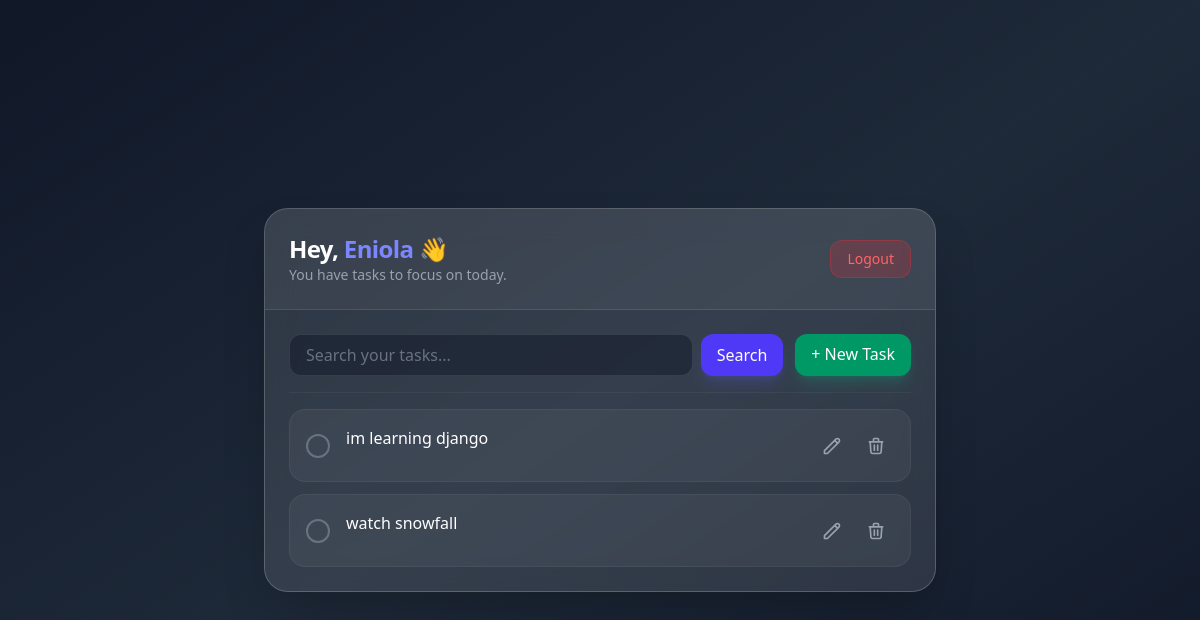
The page / (signed in) on the database its author committed.
### core/models.py (models this page shows, shortened)
class Task(models.Model):
    user = models.ForeignKey(User,  on_delete=models.CASCADE)
    title = models.CharField(null=True, max_length=200)
    description = models.TextField(null=True, blank=True)
    complete = models.BooleanField(default=False)
    created = models.DateTimeField(auto_now_add=True)

### core/views.py (the view)
# urls.py: path('', TaskList.as_view(), name='tasks'),
@method_decorator(never_cache, name='dispatch')
class TaskList(LoginRequiredMixin, ListView):
    model = Task
    context_object_name = 'tasks'
    def get_queryset(self):
        queryset = Task.objects.filter(user=self.request.user)
        search_input = self.request.GET.get('search-area') or ''
        if search_input:
            queryset = queryset.filter(title__startswith=search_input)
        return queryset
    def get_context_data(self, **kwargs):
        context = super().get_context_data(**kwargs)
        context['count'] = context['tasks'].filter(complete=False).count()
        context['search_input'] = self.request.GET.get('search-area') or ''
        return context

### core/templates/core/task_list.html (shortened to what this page needs)
{% extends 'base.html' %}
{% load static %}
{% block main %}
<div class="w-full max-w-2xl mx-auto my-10 bg-white/10 backdrop-blur-lg rounded-3xl border border-white/20 shadow-2xl overflow-hidden">
    <div class="p-6 border-b border-white/10 flex justify-between items-center bg-white/5">
        <div>
            <h1 class="text-2xl font-bold text-white tracking-tight">
                Hey, <span class="text-indigo-400">{{ request.user|capfirst }}</span> 👋
            </h1>
            <p class="text-gray-400 text-sm">You have tasks to focus on today.</p>
        </div>
        <form method='post' action="{% url 'logout' %}">
            <button type='submit' class="px-4 py-2 bg-red-500/20 hover:bg-red-500/40 text-red-400 rounded-xl transition duration-300 text-sm font-medium border border-red-500/30">
                Logout
            </button>
        </form>
    </div>
    <div class="p-6 space-y-4">
        <div class="flex flex-col sm:flex-row gap-3">
            <form method="GET" class="flex-1 flex gap-2">
                <input
                    type="text"
                    name="search-area"
                    value="{{ search_input }}"
                    placeholder="Search your tasks..."
                    class="flex-1 bg-gray-900/50 border border-white/10 rounded-xl px-4 py-2 text-white placeholder-gray-500 focus:outline-none focus:ring-2 focus:ring-indigo-500 transition"
                >
                <button type="submit" class="bg-indigo-600 hover:bg-indigo-500 text-white px-4 py-2 rounded-xl transition shadow-lg shadow-indigo-500/20">
                    Search
                </button>
            </form>
            <a href="{% url 'task-create' %}" class="bg-emerald-600 hover:bg-emerald-500 text-white px-4 py-2 rounded-xl text-center transition shadow-lg shadow-emerald-500/20 font-medium">
                + New Task
            </a>
        </div>
        <hr class="border-white/5">
        <div class="space-y-3">
            {% for task in tasks %}
            <div class="group flex items-center justify-between p-4 rounded-2xl bg-white/5 border border-white/5 hover:bg-white/10 hover:border-white/20 transition-all duration-300">
                <div class="flex items-center gap-4">
                    <div class="flex-shrink-0">
                        {% if task.complete %}
                            <div class="h-6 w-6 rounded-full bg-emerald-500/20 border border-emerald-500 flex items-center justify-center">
                                <span class="text-emerald-500 text-xs">✓</span>
                            </div>
                        {% else %}
                            <div class="h-6 w-6 rounded-full border-2 border-gray-500"></div>
                        {% endif %}
                    </div>
                    <div class="flex flex-col">
                        <h3 class="font-medium {% if task.complete %} text-gray-500 line-through {% else %} text-white {% endif %}">
                            {{ task.title }}
                        </h3>
                    </div>
                </div>
                <div class="flex gap-2">
                    <a href="{% url 'task-update' task.id %}" class="p-2 text-gray-400 hover:text-indigo-400 transition">
                        <svg xmlns="http://www.w3.org/2000/svg" class="h-5 w-5" fill="none" viewBox="0 0 24 24" stroke="currentColor">
                            <path stroke-linecap="round" stroke-linejoin="round" stroke-width="2" d="M15.232 5.232l3.536 3.536m-2.036-5.036a2.5 2.5 0 113.536 3.536L6.5 21.036H3v-3.572L16.732 3.732z" />
                        </svg>
                    </a>
                    <a href="{% url 'task-delete' task.id %}" class="p-2 text-gray-400 hover:text-red-400 transition">
                        <svg xmlns="http://www.w3.org/2000/svg" class="h-5 w-5" fill="none" viewBox="0 0 24 24" stroke="currentColor">
                            <path stroke-linecap="round" stroke-linejoin="round" stroke-width="2" d="M19 7l-.867 12.142A2 2 0 0116.138 21H7.862a2 2 0 01-1.995-1.858L5 7m5 4v6m4-6v6m1-10V4a1 1 0 00-1-1h-4a1 1 0 00-1 1v3M4 7h16" />
                        </svg>
                    </a>
                </div>
            </div>
            {% empty %}
            <div class="py-12 text-center">
                <p class="text-gray-500 italic">No tasks found. Time to relax! ☕</p>
            </div>
            {% endfor %}
        </div>
    </div>
</div>
{% endblock %}

### rows shown on the page
Task: complete False (drawn), title "im learning django"
Task: complete False (drawn), title "watch snowfall"

### other values the page prints
{{ request.user|capfirst }} "Eniola"
